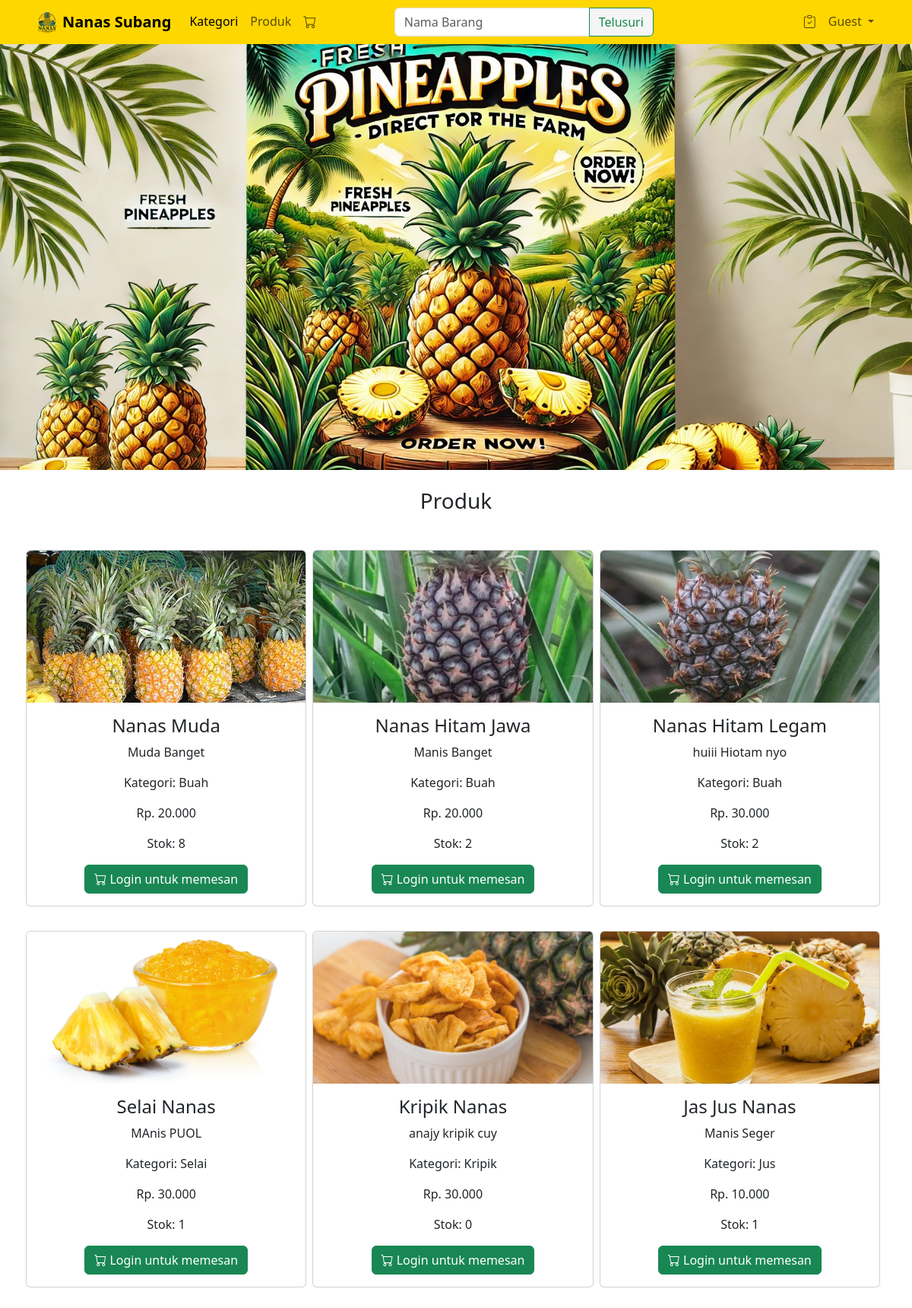
The app's page /pelanggan/homep.php with its own data.
### tables this page shows
CREATE TABLE `tb_daftar_menu` (
  `id` int NOT NULL,
  `foto` varchar(200) DEFAULT NULL,
  `nama_menu` varchar(200) DEFAULT NULL,
  `keterangan` varchar(200) DEFAULT NULL,
  `kategori` int DEFAULT NULL,
  `harga` int DEFAULT NULL,
  `stok` int DEFAULT NULL
);

CREATE TABLE `tb_kategori` (
  `id_kategori` int NOT NULL,
  `jenis_menu` int DEFAULT NULL,
  `kategori_menu` varchar(50) DEFAULT NULL
);

### pelanggan/homep.php (the view, shortened to what this page needs)
<?php
$db = new Database();
$conn = $db->getConnection();
if (empty($_SESSION['username_nanas'])) {
    $profile = "Guest";
} else {
    $profile = $_SESSION['username_nanas'];
}
$query = mysqli_query($conn, "SELECT * FROM tb_admin WHERE username = '$profile'");
$hasil = mysqli_fetch_array($query);
$query_menu = mysqli_query($conn, "SELECT * FROM tb_daftar_menu
LEFT JOIN tb_kategori ON tb_kategori.id_kategori = tb_daftar_menu.kategori LIMIT 6");
?>
<!DOCTYPE html>
<html lang="en">
<head>
    <link href="https://cdn.jsdelivr.net/npm/bootstrap@5.3.3/dist/css/bootstrap.min.css" rel="stylesheet">
    <link rel="stylesheet" href="https://cdn.jsdelivr.net/npm/bootstrap-icons@1.11.3/font/bootstrap-icons.min.css">
</head>
<body>
    <?php include "navbar.php"; ?>
    <div class="container-fluid banner"></div>
    <div class="container-fluid py-2 mt-3 mb-3">
        <div class="container text-center">
            <h3>Produk</h3>
            <div class="row mt-3">
                <div class="row gx-2 gy-3">
                    <?php while ($data = mysqli_fetch_array($query_menu)) { ?>
                        <div class="col-sm-6 col-md-4 mb-3">
                            <div class="card">
                                <img src="../admin/assets/img/<?php echo $data['foto']; ?>" class="card-img-top" alt="<?php echo $data['nama_menu']; ?>" style="height: 200px; object-fit: cover;">
                                <div class="card-body">
                                    <h4 class="card-title"><?php echo $data['nama_menu']; ?></h4>
                                    <p><?php echo $data['keterangan']; ?></p>
                                    <p>Kategori: <?php echo $data['kategori_menu']; ?></p>
                                    <p>Rp. <?php echo number_format($data['harga'], 0, ',', '.'); ?></p>
                                    <p>Stok: <?php echo $data['stok']; ?></p>
                                    <?php
                                    if ($profile !== "Guest"):
                                        if ($data['stok'] > 0) {
                                            $stok = $data['stok'];
                                        } else {
                                            $stok = "Stok Habis";
                                        } ?>
                                        <form method="POST" action="prosesp/tambah_cart.php">
                                            <input type="hidden" name="profile" value="<?php echo $profile; ?>">
                                            <input type="hidden" name="id_user" value="<?php echo $hasil['id_user']; ?>">
                                            <input type="hidden" name="id" value="<?php echo $data['id']; ?>">
                                            <input type="hidden" name="nama_menu" value="<?php echo $data['nama_menu']; ?>">
                                            <input type="hidden" name="harga" value="<?php echo $data['harga']; ?>">
                                            <input type="hidden" name="stok" value="<?php echo $stok; ?>">
                                            <?php
                                            $id_user = $hasil['id_user'];
                                            $id = $data['id'];
                                            if ($data['stok'] > 0):
                                                $datacart = mysqli_query($conn, "select * from tb_cart where id_user = '$id_user' and id = '$id'");
                                                $cekdatacart = mysqli_num_rows($datacart);
                                                if ($cekdatacart > 0):
                                            ?>
                                                    <button type="button" name="tambah_keranjang" class="btn btn-success" data-bs-toggle="modal" data-bs-target="#alreadyInCartModal">
                                                        <i class="bi bi-cart"></i> Sudah ada di keranjang
                                                    </button>
                                                <?php else:
                                                ?>
                                                    <button type="submit" name="tambah_keranjang" class="btn btn-success">
                                                        <i class="bi bi-cart"></i> Tambah Keranjang
                                                    </button>
                                                <?php endif; ?>
                                            <?php else:
                                            ?>
                                                <button class="btn btn-warning" disabled>
                                                    <i class="bi bi-cart"></i> Stok sedang habis
                                                </button>
                                            <?php endif; ?>
                                        </form>
                                    <?php else: ?>
                                        <button type="submit" name="tambah_keranjang" class="btn btn-success" data-bs-toggle="modal" data-bs-target="#loginModal">
                                            <i class="bi bi-cart"></i> Login untuk memesan
                                        </button>
                                    <?php endif; ?>
                                </div>
                            </div>
                        </div>
                    <?php } ?>
                </div>
            </div>
        </div>
    </div>
</body>
</html>

### pelanggan/navbar.php (shortened to what this page needs)
<?php
$profile = $_SESSION['username_nanas'] ?? 'Guest';
?>
<!DOCTYPE html>
<html lang="en">
<head>
    <link href="https://cdn.jsdelivr.net/npm/bootstrap@5.3.3/dist/css/bootstrap.min.css" rel="stylesheet">
    <link rel="stylesheet" href="https://cdn.jsdelivr.net/npm/bootstrap-icons@1.11.3/font/bootstrap-icons.css">
</head>
<body>
    <nav class="navbar navbar-expand-lg sticky-top" style="background-color: gold;">
        <div class="container-lg">
            <img src="../admin/assets/img/nnas.png" alt="Logo Nanas" width="40" height="40">
            <a class="navbar-brand" href="homep.php">Nanas Subang</a>
            <div class="collapse navbar-collapse" id="navbarNav">
                <ul class="navbar-nav me-auto">
                    <li class="nav-item">
                        <a class="nav-link active" aria-current="page" href="#">Kategori</a>
                    </li>
                    <li class="nav-item">
                        <a class="nav-link" href="produkp.php">Produk</a>
                    </li>
                    <li class="nav-item">
                        <a class="nav-link" href="cart.php"><i class="bi bi-cart" style="font-size: 17px;"></i></a>
                    </li>
                </ul>
                <form action="produkp.php" class="d-flex me-auto" method="GET">
                    <div class="input-group">
                        <input type="text" class="form-control" placeholder="Nama Barang" aria-label="Nama Barang" name="cari">
                        <button class="btn btn-outline-success btn1" type="submit">Telusuri</button>
                    </div>
                </form>
                <ul class="navbar-nav ms-auto">
                    <li class="nav-item">
                        <a class="nav-link" href="pesanan.php"><i class="bi bi-clipboard-check" style="font-size: 17px;"></i></a>
                    </li>
                    <li class="nav-item dropdown">
                        <a class="nav-link dropdown-toggle" href="#" role="button" data-bs-toggle="dropdown" aria-expanded="false">
                            <?php
                            echo $profile; ?>
                        </a>
                    </li>
                </ul>
            </div>
        </div>
    </nav>
</body>
</html>

### pelanggan/homep.php (style rules this page uses)
.banner { height: 70vh; background: url('../admin/assets/img/banner.jpg') no-repeat center center; background-size: cover; display: flex; justify-content: center; align-items: center; }

### pelanggan/navbar.php (style rules this page uses)
.btn1 { background-color: whitesmoke; }
.navbar-brand { font-weight: bold; font-size: 1.25rem; }
.nav-link { font-weight: 500; }

### records on screen
tb_daftar_menu: foto (picture), nama_menu "Nanas Muda", keterangan "Muda Banget", kategori.kategori_menu "Buah", harga "20.000", stok "8"
tb_daftar_menu: foto (picture), nama_menu "Nanas Hitam Jawa", keterangan "Manis Banget", kategori.kategori_menu "Buah", harga "20.000", stok "2"
tb_daftar_menu: foto (picture), nama_menu "Nanas Hitam Legam", keterangan "huiii Hiotam nyo", kategori.kategori_menu "Buah", harga "30.000", stok "2"
tb_daftar_menu: foto (picture), nama_menu "Selai Nanas", keterangan "MAnis PUOL", kategori.kategori_menu "Selai", harga "30.000", stok "1"
tb_daftar_menu: foto (picture), nama_menu "Kripik Nanas", keterangan "anajy kripik cuy", kategori.kategori_menu "Kripik", harga "30.000", stok "0"
tb_daftar_menu: foto (picture), nama_menu "Jas Jus Nanas", keterangan "Manis Seger", kategori.kategori_menu "Jus", harga "10.000", stok "1"

### other values on screen
$profile "Guest"
